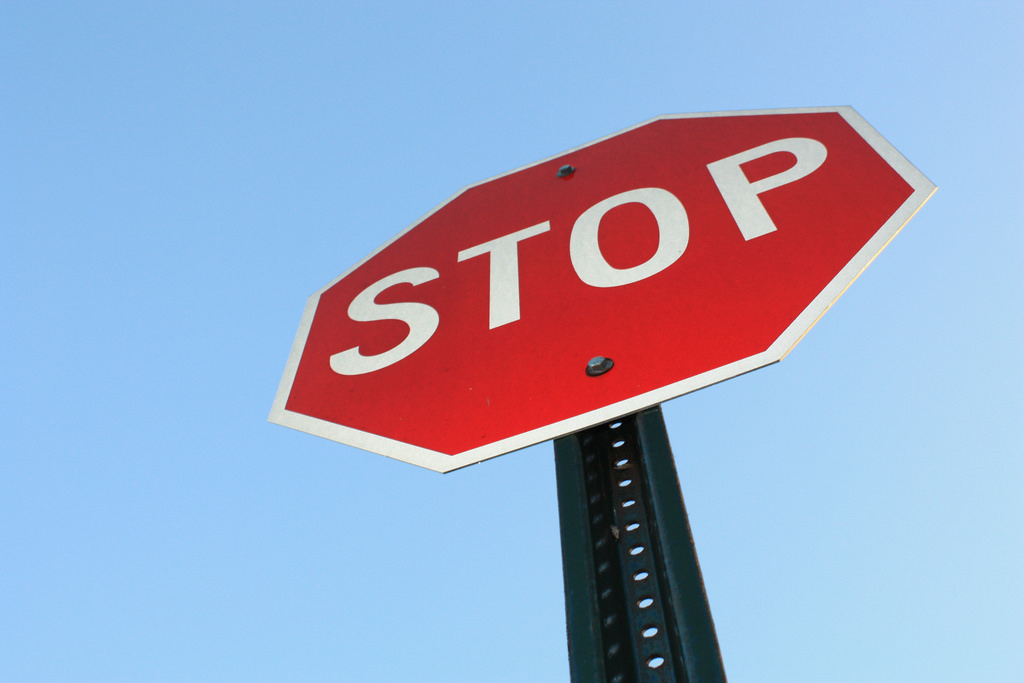
#> input picture stop_sign.jpg, 1024 x 683 px
$ jupyter execute Transform.ipynb   (shell and % lines are left out)
#> lines starting #> are read from the running program, lines starting #| are printed output that depends on the picture
[cell 1]
import numpy as np
import cv2
import matplotlib.pyplot as plt
import matplotlib.image as mpimg
#%matplotlib inline
#interactive window

[cell 2]
filename = 'stop_sign.jpg'
img = mpimg.imread(filename)
#> img is the input picture: shape (683, 1024, 3); mean R, G, B 156.7, 168.6, 199.5
plt.imshow(img)

# marks the points on image

plt.plot(310, 298, ".")
plt.plot(276, 412, ".")
plt.plot(845, 108, ".")
plt.plot(926, 189, ".")
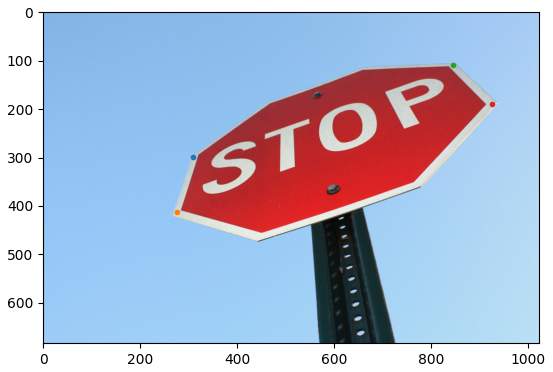
#> figure drawn by matplotlib, 1 panel

[cell 3]
def warp(img):

    img_size = (img.shape[1], img.shape[0])
#> img_size = (1024, 683)

    src = np.float32([
        [310, 298],
        [276, 412],
        [845, 108],
        [926, 189],
    ])

    dest = np.float32([
        [276, 200],
        [276, 412],
        [926, 200],
        [926, 412],
    ])

    M = cv2.getPerspectiveTransform(src, dest)

    warped = cv2.warpPerspective(img, M, img_size, flags=cv2.INTER_LINEAR)
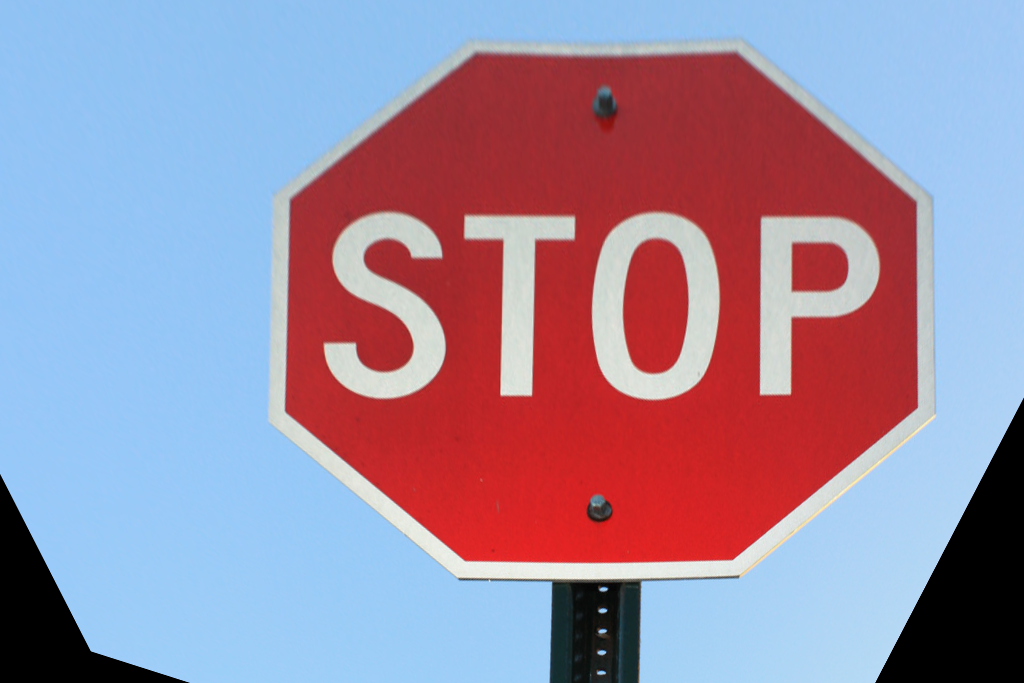
#> warped: shape (683, 1024, 3); mean R, G, B 157.8, 139.2, 162.4

    return warped

[cell 4]

warped_img = warp(img)

f, (ax1, ax2) = plt.subplots(1, 2, figsize=(20, 10))

ax1.set_title("source image")
ax1.imshow(img)

ax2.set_title("destination image")
ax2.imshow(warped_img)
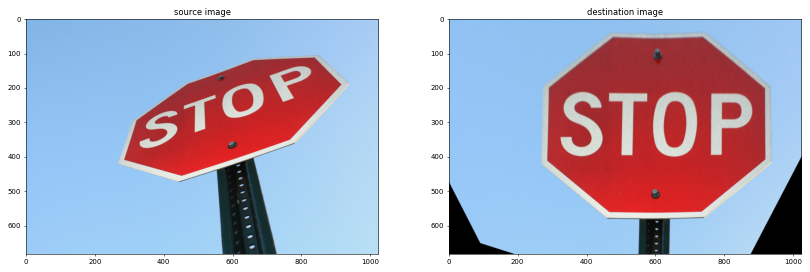
#> figure drawn by matplotlib, 2 panels
